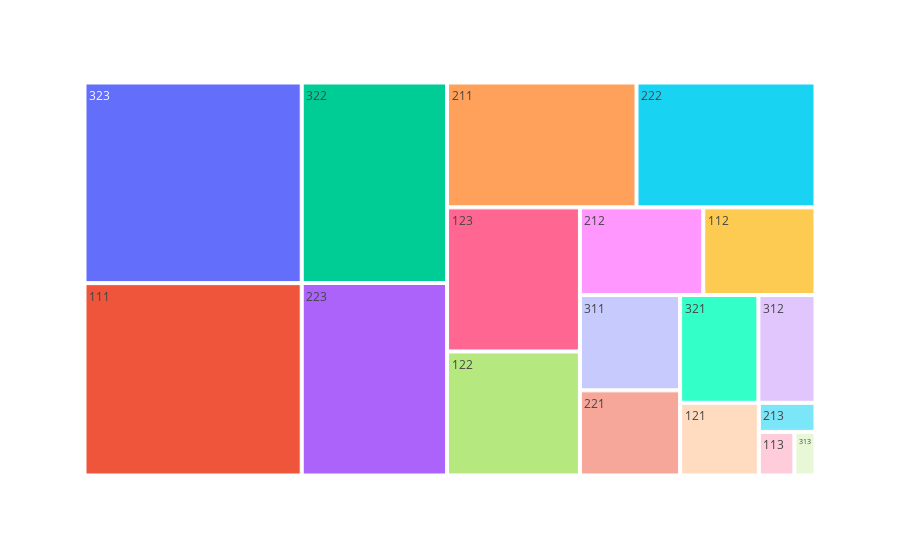

The cell this chart's notebook holds for it:
### Code cell
px.treemap(df3, path=['RFM'], values='count')

### Figure 1 — Plotly figure (JSON) as saved in the notebook; plotly's stock layout.template omitted (floating-point values rounded to 4 significant figures)
{"data": [{"branchvalues": "total", "domain": {"x": [0, 1], "y": [0, 1]}, "hovertemplate": "labels=%{label}<br>count=%{value}<br>parent=%{parent}<br>id=%{id}<extra></extra>", "ids": ["111", "112", "113", "121", "122", "123", "211", "212", "213", "221", "222", "223", "311", "312", "313", "321", "322", "323"], "labels": ["111", "112", "113", "121", "122", "123", "211", "212", "213", "221", "222", "223", "311", "312", "313", "321", "322", "323"], "name": "", "parents": ["", "", "", "", "", "", "", "", "", "", "", "", "", "", "", "", "", ""], "type": "treemap", "values": [862, 203, 32, 118, 340, 395, 488, 223, 34, 176, 461, 577, 197, 127, 19, 174, 601, 899]}], "layout": {"legend": {"tracegroupgap": 0}, "margin": {"t": 60}}}
